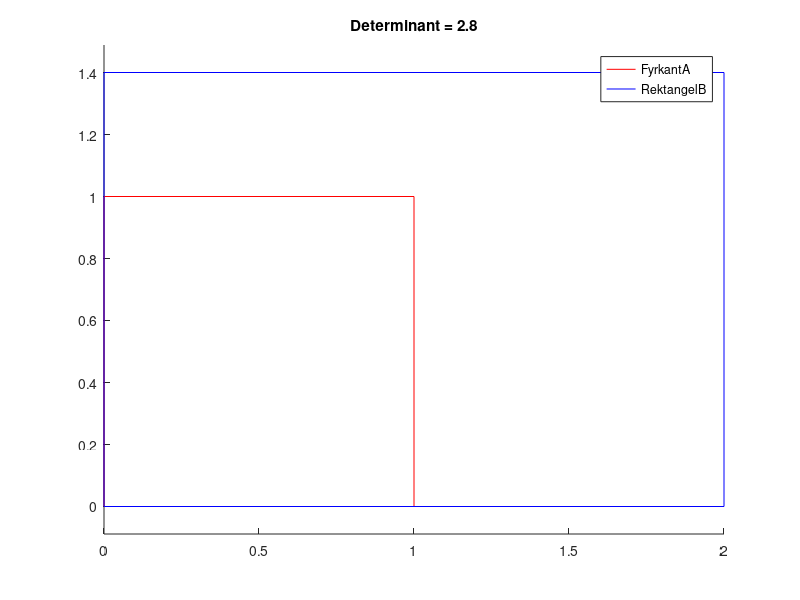

MATLAB code for this plot:
%Determinant
clear
close all

% Definiera rektangelns sidor som kolumner i matrisen A
A = [1 0; 
     0 1];

% Definiera avbildningsmatrisen B
B =  [2 0; 
      0 1.4];

% Transformera rektangeln genom att multiplicera A med B
% Beskriver hur den ursprungliga rektangeln har förändrats 
AB = A*B;

% Beräkna determinantvärdet för AB
det_AB = det(AB);


% Definiera hörnen för rektangeln som en matris med koordinaterna för hörnen som rader
fyrkantA = [0 0; A(1,1) 0; A(1,1) A(2,2); 0 A(2,2); 0 0];

% Definiera hörnen för rektangelB genom att multiplicera hörnen för rektangeln med avbildningsmatrisen AB
% Detta för vi vet med AB hur den förändras men inte dens lokation, vilket vi får via fyrkantA.
rektangelB = fyrkantA * AB;

% Rita fyrkantA och parallelogrammen i en figur
figure;
hold on;
plot(fyrkantA(:,1), fyrkantA(:,2), 'r'); % Jag tar kolumn 1 för x och kolumn 2 för y värden0
plot(rektangelB(:,1), rektangelB(:,2), 'b');
axis equal;
title(['Determinant = ' num2str(det_AB)]); % number to string
legend('FyrkantA', 'RektangelB');